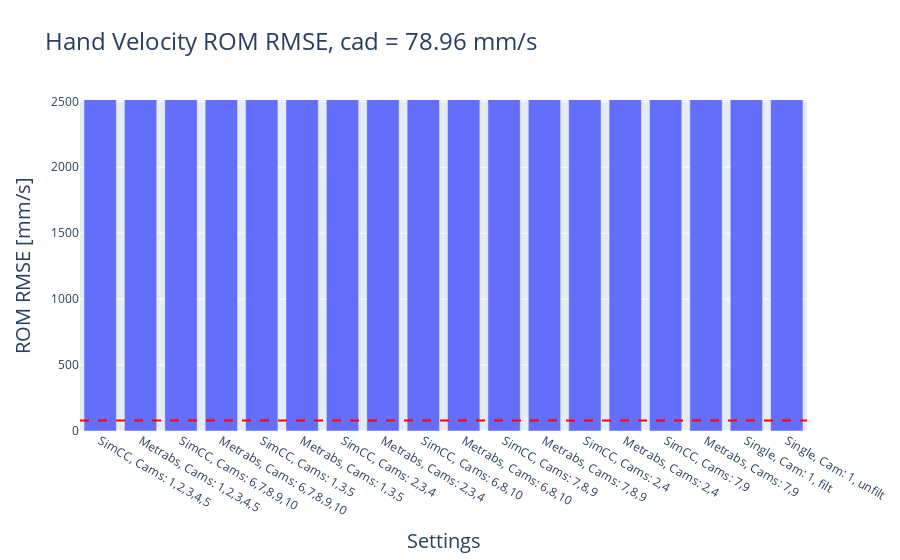
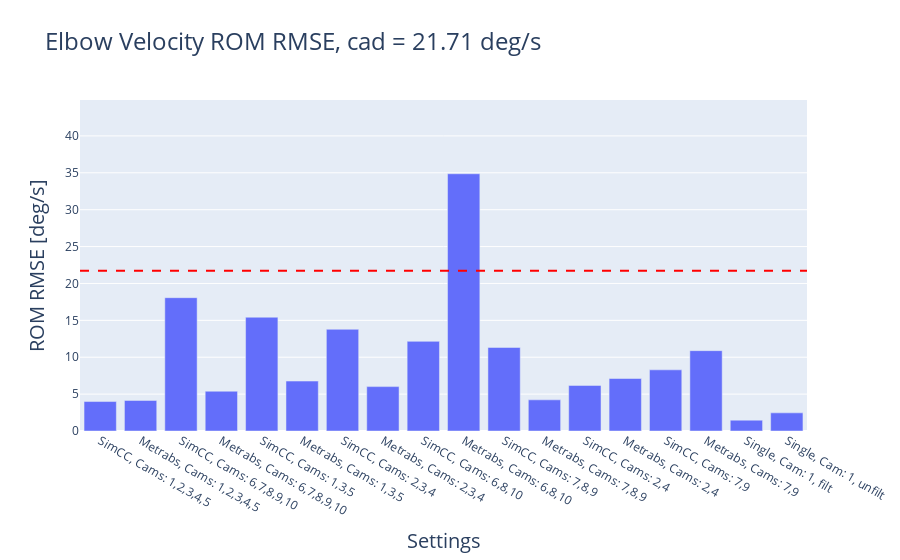
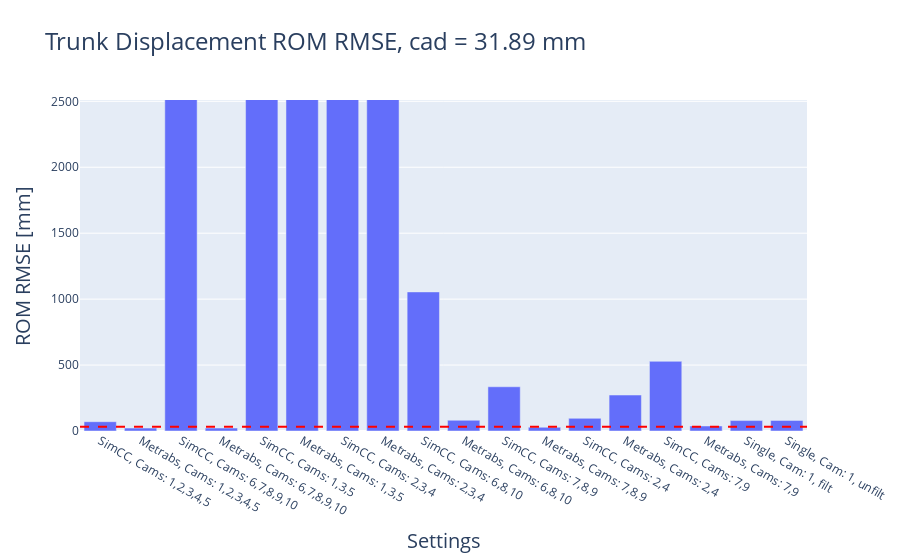
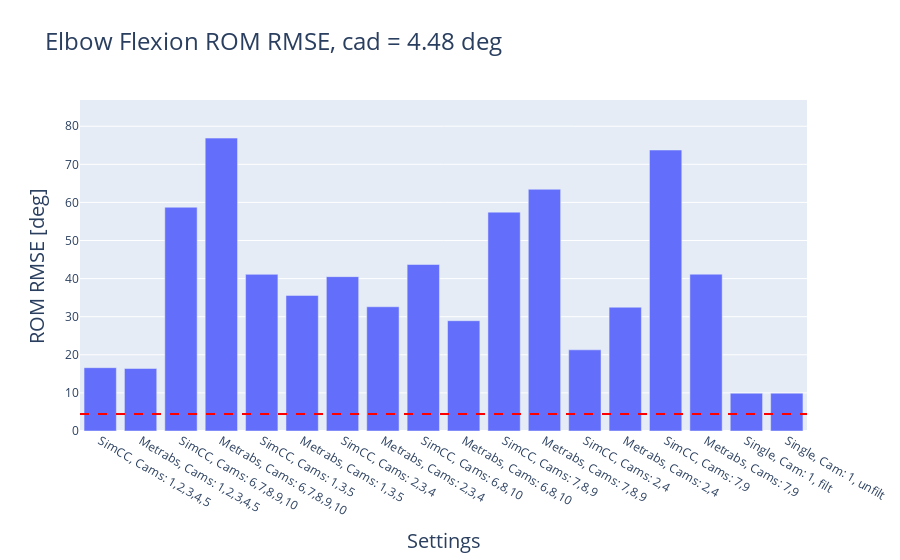

Notebook source saved alongside these figures, in order:
### Code cell
df_filtered = df_rom_rmse[df_rom_rmse['id_s'].isin(idx_s)].sort_values(by='id_p')
df_rom_rmse_corr = df_filtered.groupby(['id_s', 'metric']).mean(numeric_only=True)

df_for_plot_corr_rmse = pd.DataFrame(columns=['id_s', 'metric', 'rom_rmse'])
joint_metrics = ['elbow_flex_pos', 'shoulder_flex_pos', 'shoulder_abduction_pos']

for id in df_rom_rmse_corr.index.to_list():
    id_s = id[0]
    metric = id[1]
    rmse = df_rom_rmse_corr.loc[id, 'rom_rmse']
    df_for_plot_corr_rmse = pd.concat([df_for_plot_corr_rmse, pd.DataFrame({'id_s': [id_s], 'metric': [metric], 'rom_rmse': [rmse]})], ignore_index=True)

df_for_plot_corr_rmse['ids_name'] = df_for_plot_corr_rmse['id_s'].apply(lambda x: get_setting_axis_name(x))

os.makedirs(dir_barplots_rom_rmse_error, exist_ok=True)

for metric in metrics:
    cad = get_cad(df_cad, metric)
    unit = get_unit(metric)
    title_name = get_title_measure_name(metric)
    fig = px.bar(df_for_plot_corr_rmse[df_for_plot_corr_rmse['metric'] == metric].sort_values(by='id_s'), x='ids_name', y='rom_rmse', title=f'{title_name} ROM RMSE, cad = {cad}',
                 template='plotly')
    
    fig.add_hline(y=cad, line_dash='dash', line_color='red', name='CAD')
    
    fig.update_yaxes(range=[0,  min(2500, df_for_plot_corr_rmse[df_for_plot_corr_rmse['metric'] == metric]['rom_rmse'].max()) + 10])
    
    fig.update_layout(title= dict(text=f'{title_name} ROM RMSE, cad = {cad} {unit}', font=dict(size=24)),
                  xaxis_title=dict(text=f'Settings', font=dict(size=20)),
                  yaxis_title=dict(text=f'ROM RMSE [{unit}]', font=dict(size=20)),
                  )
    fig.show()
    
    newdir = os.path.join(dir_barplots_rom_rmse_error , 'new')
    os.makedirs(newdir, exist_ok=True)
    filepath = os.path.join(dir_barplots_rom_rmse_error, f'{metric}_rom_rmse_barplot_corr.html')
    fig.write_html(filepath)
    
    filepath = os.path.join(newdir, f'0601_{metric}_rom_rmse_barplot_corr.png')
    fig.write_image(filepath)

### Figure 1 — Plotly figure (JSON) as saved in the notebook; plotly's stock layout.template omitted (floating-point values rounded to 4 significant figures)
{"data": [{"alignmentgroup": "True", "hovertemplate": "ids_name=%{x}<br>rom_rmse=%{y}<extra></extra>", "legendgroup": "", "marker": {"color": "#636efa", "pattern": {"shape": ""}}, "name": "", "offsetgroup": "", "orientation": "v", "showlegend": false, "textposition": "auto", "type": "bar", "x": ["SimCC, Cams: 1,2,3,4,5", "Metrabs, Cams: 1,2,3,4,5", "SimCC, Cams: 6,7,8,9,10", "Metrabs, Cams: 6,7,8,9,10", "SimCC, Cams: 1,3,5", "Metrabs, Cams: 1,3,5", "SimCC, Cams: 2,3,4", "Metrabs, Cams: 2,3,4", "SimCC, Cams: 6,8,10", "Metrabs, Cams: 6,8,10", "SimCC, Cams: 7,8,9", "Metrabs, Cams: 7,8,9", "SimCC, Cams: 2,4", "Metrabs, Cams: 2,4", "SimCC, Cams: 7,9", "Metrabs, Cams: 7,9", "Single, Cam: 1, filt", "Single, Cam: 1, unfilt"], "xaxis": "x", "y": [10890.0, 10500.0, 17820000.0, 30070.0, 1011000.0, 252200000.0, 331400000.0, 8043000000.0, 92510.0, 32630.0, 37240.0, 5608.0, 24010.0, 89950.0, 40790.0, 19140.0, 5559.0, 7949.0], "yaxis": "y"}], "layout": {"barmode": "relative", "legend": {"tracegroupgap": 0}, "shapes": [{"line": {"color": "red", "dash": "dash"}, "name": "CAD", "type": "line", "x0": 0, "x1": 1, "xref": "x domain", "y0": 78.96, "y1": 78.96, "yref": "y"}], "title": {"font": {"size": 24}, "text": "Hand Velocity ROM RMSE, cad = 78.96 mm/s"}, "xaxis": {"anchor": "y", "domain": [0, 1], "title": {"font": {"size": 20}, "text": "Settings"}}, "yaxis": {"anchor": "x", "domain": [0, 1], "range": [0, 2510], "title": {"font": {"size": 20}, "text": "ROM RMSE [mm/s]"}}}}

### Figure 2 — Plotly figure (JSON) as saved in the notebook; plotly's stock layout.template omitted (floating-point values rounded to 4 significant figures)
{"data": [{"alignmentgroup": "True", "hovertemplate": "ids_name=%{x}<br>rom_rmse=%{y}<extra></extra>", "legendgroup": "", "marker": {"color": "#636efa", "pattern": {"shape": ""}}, "name": "", "offsetgroup": "", "orientation": "v", "showlegend": false, "textposition": "auto", "type": "bar", "x": ["SimCC, Cams: 1,2,3,4,5", "Metrabs, Cams: 1,2,3,4,5", "SimCC, Cams: 6,7,8,9,10", "Metrabs, Cams: 6,7,8,9,10", "SimCC, Cams: 1,3,5", "Metrabs, Cams: 1,3,5", "SimCC, Cams: 2,3,4", "Metrabs, Cams: 2,3,4", "SimCC, Cams: 6,8,10", "Metrabs, Cams: 6,8,10", "SimCC, Cams: 7,8,9", "Metrabs, Cams: 7,8,9", "SimCC, Cams: 2,4", "Metrabs, Cams: 2,4", "SimCC, Cams: 7,9", "Metrabs, Cams: 7,9", "Single, Cam: 1, filt", "Single, Cam: 1, unfilt"], "xaxis": "x", "y": [3.993, 4.144, 18.07, 5.391, 15.42, 6.768, 13.79, 6.018, 12.15, 34.87, 11.33, 4.225, 6.178, 7.117, 8.291, 10.89, 1.471, 2.461], "yaxis": "y"}], "layout": {"barmode": "relative", "legend": {"tracegroupgap": 0}, "shapes": [{"line": {"color": "red", "dash": "dash"}, "name": "CAD", "type": "line", "x0": 0, "x1": 1, "xref": "x domain", "y0": 21.71, "y1": 21.71, "yref": "y"}], "title": {"font": {"size": 24}, "text": "Elbow Velocity ROM RMSE, cad = 21.71 deg/s"}, "xaxis": {"anchor": "y", "domain": [0, 1], "title": {"font": {"size": 20}, "text": "Settings"}}, "yaxis": {"anchor": "x", "domain": [0, 1], "range": [0, 44.87], "title": {"font": {"size": 20}, "text": "ROM RMSE [deg/s]"}}}}

### Figure 3 — Plotly figure (JSON) as saved in the notebook; plotly's stock layout.template omitted (floating-point values rounded to 4 significant figures)
{"data": [{"alignmentgroup": "True", "hovertemplate": "ids_name=%{x}<br>rom_rmse=%{y}<extra></extra>", "legendgroup": "", "marker": {"color": "#636efa", "pattern": {"shape": ""}}, "name": "", "offsetgroup": "", "orientation": "v", "showlegend": false, "textposition": "auto", "type": "bar", "x": ["SimCC, Cams: 1,2,3,4,5", "Metrabs, Cams: 1,2,3,4,5", "SimCC, Cams: 6,7,8,9,10", "Metrabs, Cams: 6,7,8,9,10", "SimCC, Cams: 1,3,5", "Metrabs, Cams: 1,3,5", "SimCC, Cams: 2,3,4", "Metrabs, Cams: 2,3,4", "SimCC, Cams: 6,8,10", "Metrabs, Cams: 6,8,10", "SimCC, Cams: 7,8,9", "Metrabs, Cams: 7,8,9", "SimCC, Cams: 2,4", "Metrabs, Cams: 2,4", "SimCC, Cams: 7,9", "Metrabs, Cams: 7,9", "Single, Cam: 1, filt", "Single, Cam: 1, unfilt"], "xaxis": "x", "y": [70.56, 22.02, 99700.0, 22.06, 9028.0, 15710.0, 9981.0, 27950.0, 1055.0, 81.37, 335.4, 28.5, 96.03, 272.8, 528.3, 38.07, 79.12, 80.47], "yaxis": "y"}], "layout": {"barmode": "relative", "legend": {"tracegroupgap": 0}, "shapes": [{"line": {"color": "red", "dash": "dash"}, "name": "CAD", "type": "line", "x0": 0, "x1": 1, "xref": "x domain", "y0": 31.89, "y1": 31.89, "yref": "y"}], "title": {"font": {"size": 24}, "text": "Trunk Displacement ROM RMSE, cad = 31.89 mm"}, "xaxis": {"anchor": "y", "domain": [0, 1], "title": {"font": {"size": 20}, "text": "Settings"}}, "yaxis": {"anchor": "x", "domain": [0, 1], "range": [0, 2510], "title": {"font": {"size": 20}, "text": "ROM RMSE [mm]"}}}}

### Figure 4 — Plotly figure (JSON) as saved in the notebook; plotly's stock layout.template omitted (floating-point values rounded to 4 significant figures)
{"data": [{"alignmentgroup": "True", "hovertemplate": "ids_name=%{x}<br>rom_rmse=%{y}<extra></extra>", "legendgroup": "", "marker": {"color": "#636efa", "pattern": {"shape": ""}}, "name": "", "offsetgroup": "", "orientation": "v", "showlegend": false, "textposition": "auto", "type": "bar", "x": ["SimCC, Cams: 1,2,3,4,5", "Metrabs, Cams: 1,2,3,4,5", "SimCC, Cams: 6,7,8,9,10", "Metrabs, Cams: 6,7,8,9,10", "SimCC, Cams: 1,3,5", "Metrabs, Cams: 1,3,5", "SimCC, Cams: 2,3,4", "Metrabs, Cams: 2,3,4", "SimCC, Cams: 6,8,10", "Metrabs, Cams: 6,8,10", "SimCC, Cams: 7,8,9", "Metrabs, Cams: 7,8,9", "SimCC, Cams: 2,4", "Metrabs, Cams: 2,4", "SimCC, Cams: 7,9", "Metrabs, Cams: 7,9", "Single, Cam: 1, filt", "Single, Cam: 1, unfilt"], "xaxis": "x", "y": [16.62, 16.41, 58.73, 76.88, 41.12, 35.59, 40.52, 32.61, 43.7, 28.95, 57.45, 63.44, 21.31, 32.49, 73.75, 41.16, 9.911, 9.925], "yaxis": "y"}], "layout": {"barmode": "relative", "legend": {"tracegroupgap": 0}, "shapes": [{"line": {"color": "red", "dash": "dash"}, "name": "CAD", "type": "line", "x0": 0, "x1": 1, "xref": "x domain", "y0": 4.48, "y1": 4.48, "yref": "y"}], "title": {"font": {"size": 24}, "text": "Elbow Flexion ROM RMSE, cad = 4.48 deg"}, "xaxis": {"anchor": "y", "domain": [0, 1], "title": {"font": {"size": 20}, "text": "Settings"}}, "yaxis": {"anchor": "x", "domain": [0, 1], "range": [0, 86.88], "title": {"font": {"size": 20}, "text": "ROM RMSE [deg]"}}}}
